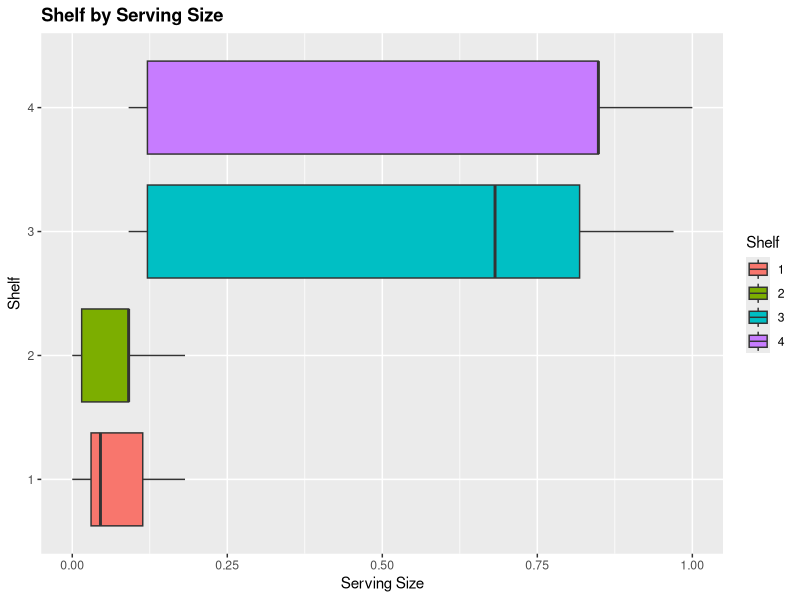
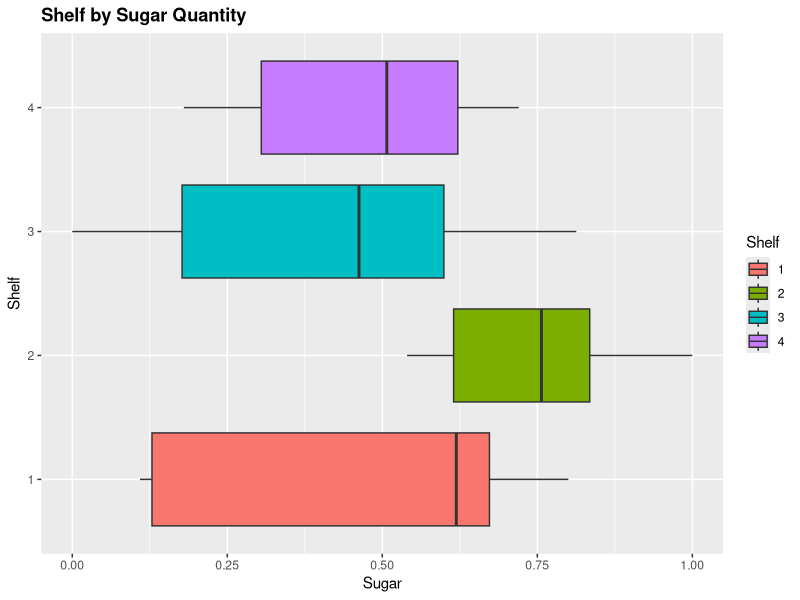
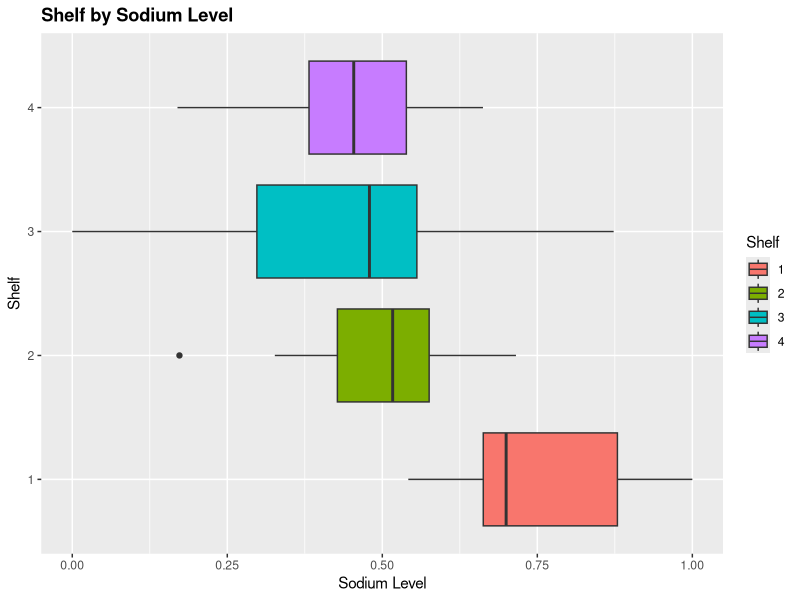

R code for these plots, in order: (Note: this script raises an error after producing the figures.)
## ---- chunk 1
library(tidyverse)
library(patchwork)
## ---- chunk 2
cereal <- read_csv('../data/short-questions/cereal_dillons.csv')
## ---- chunk 3
# reformatting the explanatory variables
# cereal$Shelf <- factor(cereal$Shelf)
cereal$Cereal <- factor(cereal$Cereal)

# normalize the explanatory variables
# 1. divide by serving size
# 2. normalized
cereal$sugar_g <- cereal$sugar_g/cereal$size_g
cereal$fat_g <- cereal$fat_g/cereal$size_g
cereal$sodium_mg <- cereal$sodium_mg /cereal$size_g

cereal$size_g <- ((cereal$size_g - min(cereal$size_g)) 
                    /(max(cereal$size_g) - min(cereal$size_g)))

cereal$sugar_g <- ((cereal$sugar_g - min(cereal$sugar_g)) 
                    /(max(cereal$sugar_g) - min(cereal$sugar_g)))

cereal$fat_g <- ((cereal$fat_g - min(cereal$fat_g)) 
                    /(max(cereal$fat_g) - min(cereal$fat_g)))

cereal$sodium_mg <- ((cereal$sodium_mg - min(cereal$sodium_mg))
                    /(max(cereal$sodium_mg) - min(cereal$sodium_mg)))
## ---- chunk 4
p1 <- cereal %>%
  mutate(Shelf=as.factor(Shelf)) %>%
  ggplot(aes(Shelf, size_g)) +
  geom_boxplot(aes(fill = Shelf)) + 
  #geom_dotplot(aes(x = Shelf, y = size_g)) +
  coord_flip() +
  ggtitle("Shelf by Serving Size") + 
  theme(plot.title = element_text(lineheight=1, face="bold")) +
  ylab("Serving Size") +
  xlab("Shelf")

p2 <- cereal %>%
  mutate(Shelf=as.factor(Shelf)) %>%
  ggplot(aes(Shelf, sugar_g)) +
  geom_boxplot(aes(fill = Shelf)) + 
  #geom_dotplot(aes(x = Shelf, y=sugar_g)) +
  coord_flip() +
  ggtitle("Shelf by Sugar Quantity") + 
  theme(plot.title = element_text(lineheight=1, face="bold")) +
  ylab("Sugar") +
  xlab("Shelf")

p3 <- cereal %>%
  mutate(Shelf=as.factor(Shelf)) %>%
  ggplot(aes(Shelf, fat_g)) +
  geom_boxplot(aes(fill = Shelf)) + 
  geom_dotplot(aes(x = Shelf, y = fat_g)) +
  coord_flip() +
  ggtitle("Shelf by Fat Content") + 
  theme(plot.title = element_text(lineheight=1, face="bold")) +
  ylab("Fat Content") +
  xlab("Shelf")

p4 <- cereal %>%
  mutate(Shelf=as.factor(Shelf)) %>%
  ggplot(aes(Shelf, sodium_mg)) +
  geom_boxplot(aes(fill = Shelf)) + 
  #geom_dotplot(aes(x = Shelf, y = sodium_mg)) +
  coord_flip() +
  ggtitle("Shelf by Sodium Level") + 
  theme(plot.title = element_text(lineheight=1, face="bold")) +
  ylab("Sodium Level") +
  xlab("Shelf")


grid.arrange(p1, p2, nrow = 2, ncol = 1)
grid.arrange(p3, p4, nrow = 2, ncol = 1)

## ---- chunk 5

## ---- chunk 6
model_cereal_shelves_linear    <- 'fill this in'
model_cereal_shelves_quadratic <- 'fill this in'
## ---- chunk 7
lrt_cereal_main_effects <- 'fill this in'
## ---- chunk 8
lrt_cereal_quadratic_effects <- 'fill this in'
## ---- chunk 9
aj_shelf_probs <- 'fill this in'
## ---- chunk 10
shelf_vs_sugar_plot <- 'fill this in'
## ---- chunk 11
odds_ratios <- 'fill this in'
## ---- chunk 12
drinks <- read_csv('../data/short-questions/DeHartSimplified.csv')
## ---- chunk 13
